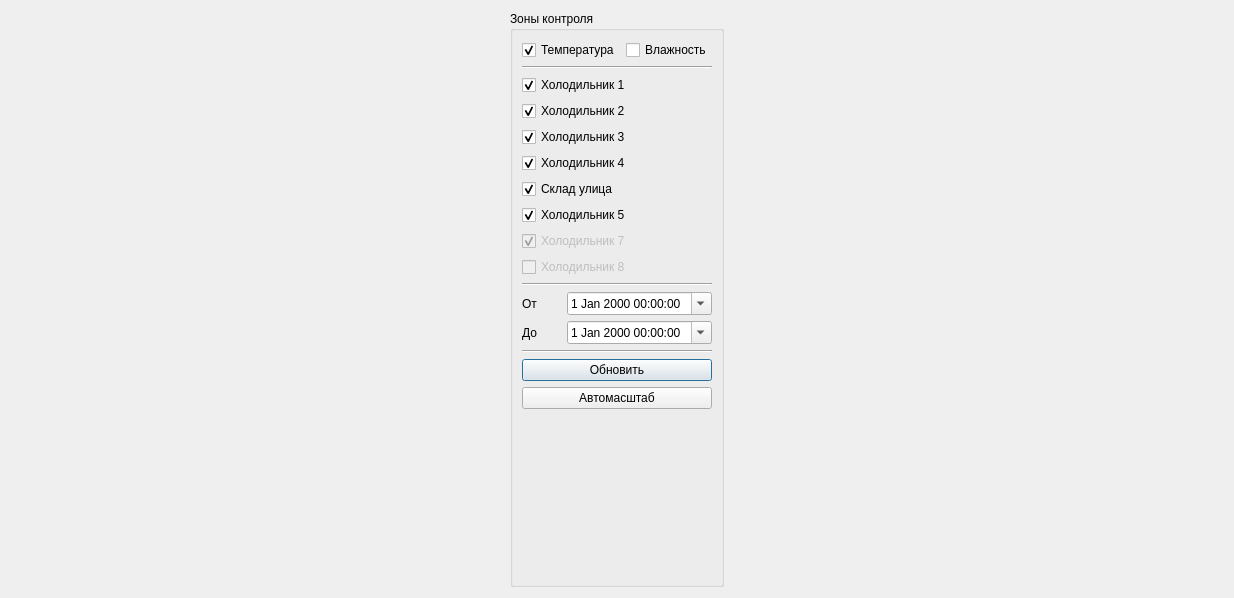
<?xml version="1.0" encoding="UTF-8"?>
<ui version="4.0">
 <class>Charts_Ref</class>
 <widget class="QDialog" name="Charts_Ref">
  <property name="geometry">
   <rect>
    <x>0</x>
    <y>0</y>
    <width>1234</width>
    <height>598</height>
   </rect>
  </property>
  <property name="sizePolicy">
   <sizepolicy hsizetype="Preferred" vsizetype="Preferred">
    <horstretch>0</horstretch>
    <verstretch>0</verstretch>
   </sizepolicy>
  </property>
  <property name="windowTitle">
   <string>Dialog</string>
  </property>
  <layout class="QGridLayout" name="gridLayout_2">
   <item row="0" column="0">
    <widget class="QGroupBox" name="groupBox">
     <property name="sizePolicy">
      <sizepolicy hsizetype="Fixed" vsizetype="Preferred">
       <horstretch>0</horstretch>
       <verstretch>0</verstretch>
      </sizepolicy>
     </property>
     <property name="minimumSize">
      <size>
       <width>170</width>
       <height>300</height>
      </size>
     </property>
     <property name="baseSize">
      <size>
       <width>100</width>
       <height>300</height>
      </size>
     </property>
     <property name="title">
      <string>Зоны контроля</string>
     </property>
     <layout class="QGridLayout" name="gridLayout">
      <item row="1" column="0">
       <layout class="QVBoxLayout" name="verticalLayout_2">
        <item>
         <widget class="Line" name="line">
          <property name="orientation">
           <enum>Qt::Horizontal</enum>
          </property>
         </widget>
        </item>
        <item>
         <widget class="QCheckBox" name="checkBoxTepl1">
          <property name="text">
           <string>Холодильник 1</string>
          </property>
          <property name="checked">
           <bool>true</bool>
          </property>
         </widget>
        </item>
        <item>
         <widget class="QCheckBox" name="checkBoxTepl_2">
          <property name="text">
           <string>Холодильник 2</string>
          </property>
          <property name="checked">
           <bool>true</bool>
          </property>
         </widget>
        </item>
        <item>
         <widget class="QCheckBox" name="checkBoxTepl_3">
          <property name="text">
           <string>Холодильник 3</string>
          </property>
          <property name="checked">
           <bool>true</bool>
          </property>
         </widget>
        </item>
        <item>
         <widget class="QCheckBox" name="checkBoxTepl_4">
          <property name="text">
           <string>Холодильник 4</string>
          </property>
          <property name="checked">
           <bool>true</bool>
          </property>
         </widget>
        </item>
        <item>
         <widget class="QCheckBox" name="checkBoxTepl_5">
          <property name="text">
           <string>Склад улица</string>
          </property>
          <property name="checked">
           <bool>true</bool>
          </property>
         </widget>
        </item>
        <item>
         <widget class="QCheckBox" name="checkBoxTepl_6">
          <property name="text">
           <string>Холодильник 5</string>
          </property>
          <property name="checked">
           <bool>true</bool>
          </property>
         </widget>
        </item>
        <item>
         <widget class="QCheckBox" name="checkBoxTepl_7">
          <property name="enabled">
           <bool>false</bool>
          </property>
          <property name="text">
           <string>Холодильник 7</string>
          </property>
          <property name="checked">
           <bool>true</bool>
          </property>
         </widget>
        </item>
        <item>
         <widget class="QCheckBox" name="checkBoxTepl_8">
          <property name="enabled">
           <bool>false</bool>
          </property>
          <property name="text">
           <string>Холодильник 8</string>
          </property>
         </widget>
        </item>
        <item>
         <widget class="Line" name="line_2">
          <property name="orientation">
           <enum>Qt::Horizontal</enum>
          </property>
         </widget>
        </item>
        <item>
         <layout class="QHBoxLayout" name="horizontalLayout">
          <item>
           <widget class="QLabel" name="label_2">
            <property name="text">
             <string>От</string>
            </property>
           </widget>
          </item>
          <item>
           <widget class="QDateTimeEdit" name="dateTimeEditBeg">
            <property name="calendarPopup">
             <bool>true</bool>
            </property>
           </widget>
          </item>
         </layout>
        </item>
        <item>
         <layout class="QHBoxLayout" name="horizontalLayout_2">
          <item>
           <widget class="QLabel" name="label_3">
            <property name="text">
             <string>До</string>
            </property>
           </widget>
          </item>
          <item>
           <widget class="QDateTimeEdit" name="dateTimeEditEnd">
            <property name="calendarPopup">
             <bool>true</bool>
            </property>
           </widget>
          </item>
         </layout>
        </item>
       </layout>
      </item>
      <item row="5" column="0">
       <spacer name="verticalSpacer">
        <property name="orientation">
         <enum>Qt::Vertical</enum>
        </property>
        <property name="sizeHint" stdset="0">
         <size>
          <width>20</width>
          <height>40</height>
         </size>
        </property>
       </spacer>
      </item>
      <item row="0" column="0">
       <layout class="QHBoxLayout" name="horizontalLayout_4">
        <item>
         <widget class="QCheckBox" name="checkBox_temper">
          <property name="text">
           <string>Температура</string>
          </property>
          <property name="checked">
           <bool>true</bool>
          </property>
         </widget>
        </item>
        <item>
         <widget class="QCheckBox" name="checkBox_hum">
          <property name="text">
           <string>Влажность</string>
          </property>
          <property name="checked">
           <bool>false</bool>
          </property>
         </widget>
        </item>
       </layout>
      </item>
      <item row="3" column="0">
       <widget class="QPushButton" name="pushButton">
        <property name="text">
         <string>Обновить</string>
        </property>
       </widget>
      </item>
      <item row="2" column="0">
       <widget class="Line" name="line_3">
        <property name="orientation">
         <enum>Qt::Horizontal</enum>
        </property>
       </widget>
      </item>
      <item row="4" column="0">
       <widget class="QPushButton" name="pushButtonAutoScale">
        <property name="text">
         <string>Автомасштаб</string>
        </property>
       </widget>
      </item>
     </layout>
    </widget>
   </item>
   <item row="0" column="1">
    <layout class="QVBoxLayout" name="verticalLayout_3">
     <property name="sizeConstraint">
      <enum>QLayout::SetDefaultConstraint</enum>
     </property>
    </layout>
   </item>
  </layout>
 </widget>
 <resources/>
 <connections/>
</ui>
